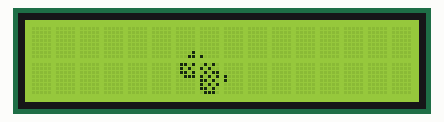
Simulated run of this sketch. Board: Arduino Uno, built with avr-gcc and run on an emulated ATmega328P. Shown: 16×2 character LCD.

Above: at 0.1 s.
At 0.6 s:
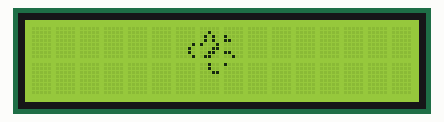

Measured:
- what the display in image 1 shows lasts 0.7 s, from 0.6 s to 1.3 s

The sketch:

main_project_21.ino
```cpp
#include <LiquidCrystal.h>
LiquidCrystal lcd(12, 11, 7, 6, 5, 4);
void setup()
{
    lcd.begin(16, 2);
}
void loop()
{


    image01();
    delay(500);
    image02();
    delay(700);

}


void image01()
{
    lcd.clear();

    byte image24[8] = {B01010, B10100, B01011, B10101, B11010, B10101, B11010, B01110};
    byte image25[8] = {B00000, B00000, B00000, B10000, B10000, B00000, B00000, B00000};
    byte image23[8] = {B01101, B01010, B01101, B00111, B00000, B00000, B00000, B00000};
    byte image07[8] = {B00000, B00000, B00000, B00000, B00000, B00000, B00001, B00011};
    byte image08[8] = {B00000, B00000, B00000, B00000, B00000, B00000, B00000, B10000};

    lcd.createChar(0, image24);
    lcd.createChar(1, image25);
    lcd.createChar(2, image23);
    lcd.createChar(3, image07);
    lcd.createChar(4, image08);

    lcd.setCursor(7, 1);
    lcd.write(byte(0));
    lcd.setCursor(8, 1);
    lcd.write(byte(1));
    lcd.setCursor(6, 1);
    lcd.write(byte(2));
    lcd.setCursor(6, 0);
    lcd.write(byte(3));
    lcd.setCursor(7, 0);
    lcd.write(byte(4));
}

void image02()
{
    lcd.clear();

    byte image08[8] = {B00000, B00100, B01010, B01010, B10001, B00011, B00110, B01100};
    byte image07[8] = {B00000, B00000, B00000, B00000, B00001, B00010, B00010, B00001};
    byte image09[8] = {B00000, B00000, B10000, B11000, B00000, B00000, B11000, B00100};
    byte image24[8] = {B00100, B00100, B00011, B00000, B00000, B00000, B00000, B00000};
    byte image25[8] = {B10000, B00000, B00000, B00000, B00000, B00000, B00000, B00000};

    lcd.createChar(0, image08);
    lcd.createChar(1, image07);
    lcd.createChar(2, image09);
    lcd.createChar(3, image24);
    lcd.createChar(4, image25);

    lcd.setCursor(7, 0);
    lcd.write(byte(0));
    lcd.setCursor(6, 0);
    lcd.write(byte(1));
    lcd.setCursor(8, 0);
    lcd.write(byte(2));
    lcd.setCursor(7, 1);
    lcd.write(byte(3));
    lcd.setCursor(8, 1);
    lcd.write(byte(4));
}
```
